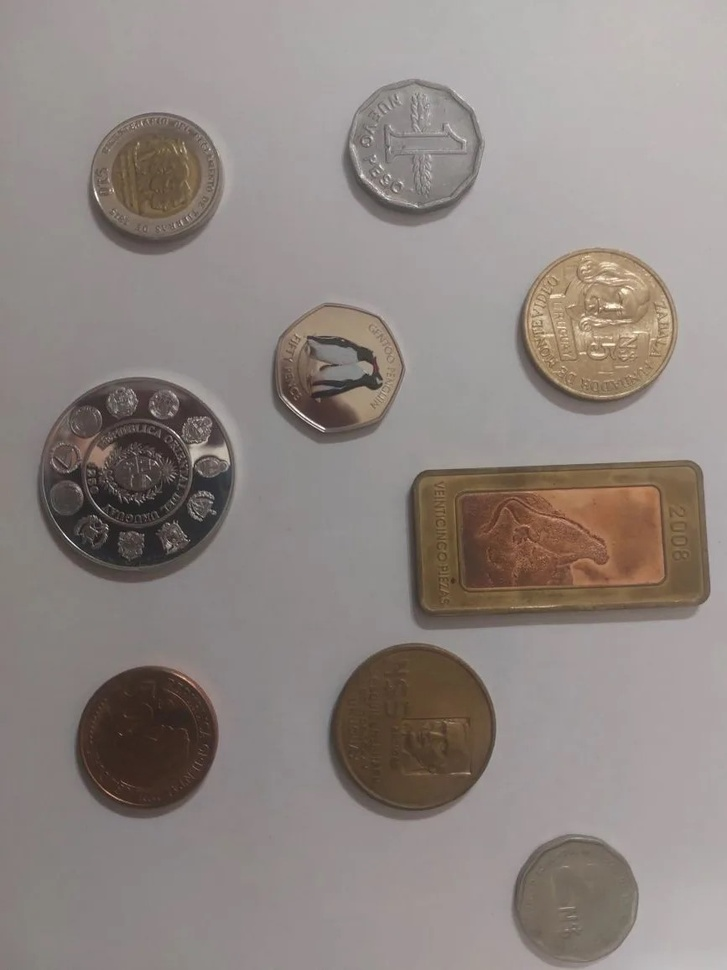
#> input picture labs/lab_07_opencv_coin_detection/verified_materials/assets/coins_real.jpg, 727 x 970 px, shrunk from 867 x 1156 before the run
$ jupyter execute OpenCV.ipynb
#> lines starting #> are read from the running program, lines starting #| are printed output that depends on the picture; after the words box and inside, x2 and y2 are one past the last pixel; in counts of white or black regions, pixels touching at a corner belong together
# OpenCV: распознавание монет на реальной фотографии

Этот ноутбук заменяет старый пример с `coins.webp`.
Он использует реальный файл `verified_materials/assets/coins_real.jpg`
и находит монеты методом `HoughCircles`.

Важно: прямоугольный сувенир/пластина на фото не считается монетой.

[cell 1]
from pathlib import Path

import cv2
import matplotlib.pyplot as plt
import numpy as np

cwd = Path.cwd()
MATERIALS = cwd / "verified_materials" if (cwd / "verified_materials").exists() else cwd
ASSETS = MATERIALS / "assets"
OUTPUTS = MATERIALS / "outputs"
OUTPUTS.mkdir(parents=True, exist_ok=True)

image_path = ASSETS / "coins_real.jpg"
img = cv2.imread(str(image_path))
#> img is the input picture: shape (970, 727, 3); mean B, G, R 130.4, 134.6, 143.4
if img is None:
    raise FileNotFoundError(image_path)

print("OpenCV:", cv2.__version__)
print("Image:", image_path)
print("Shape:", img.shape)
#| Shape: (970, 727, 3)

[cell 2]
rgb = cv2.cvtColor(img, cv2.COLOR_BGR2RGB)

plt.figure(figsize=(7, 9))
plt.imshow(rgb)
plt.axis("off")
plt.title("Исходная фотография")
plt.show()

cv2.imwrite(str(OUTPUTS / "opencv_real_coins_input.jpg"), img)
#> Out = True

[cell 3]
gray = cv2.cvtColor(img, cv2.COLOR_BGR2GRAY)
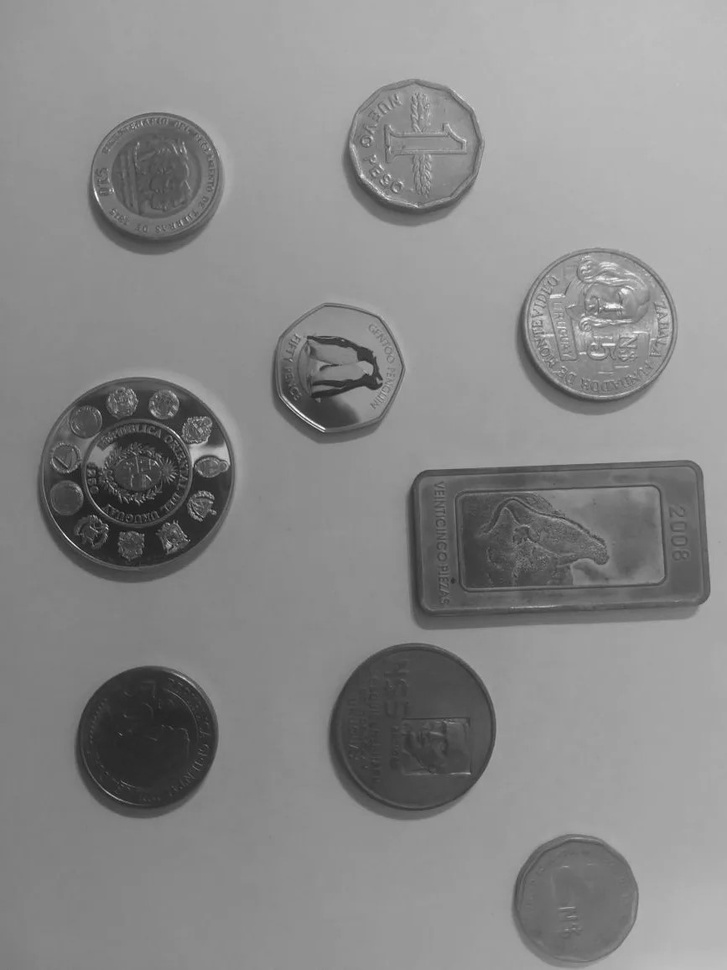
#> gray: shape (970, 727); min 21, max 253, mean 136.8
gray_blur = cv2.medianBlur(gray, 7)
edges = cv2.Canny(gray_blur, 30, 90)
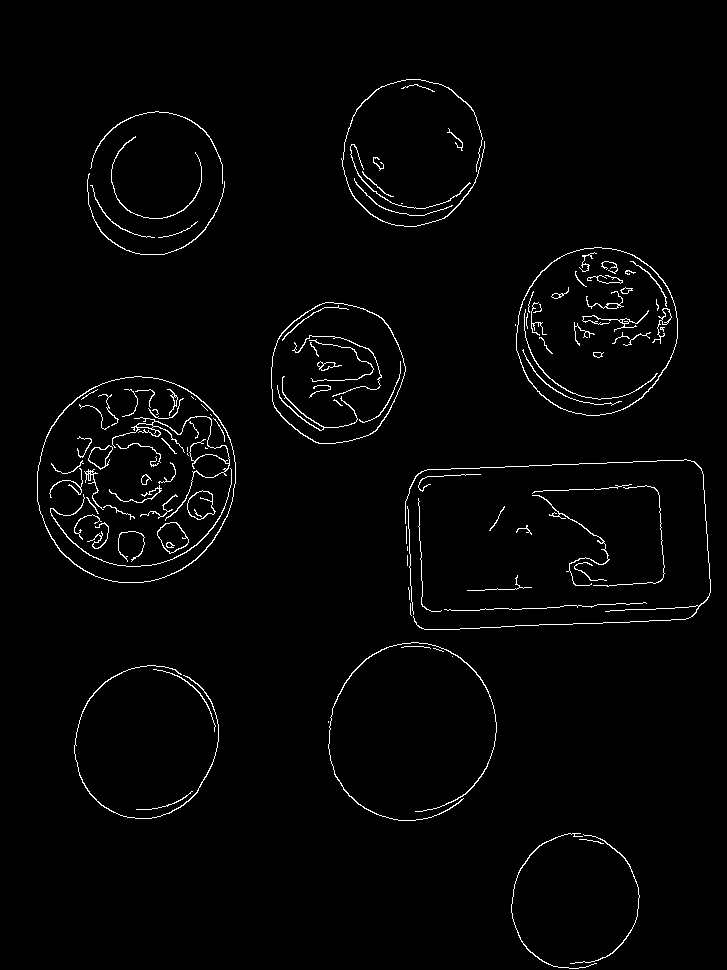
#> edges: shape (970, 727); 1.9% white in thin lines or dots, all inside (x1, y1, x2, y2) = (37, 79, 711, 969)

cv2.imwrite(str(OUTPUTS / "opencv_real_coins_edges.png"), edges)

plt.figure(figsize=(7, 9))
plt.imshow(edges, cmap="gray")
plt.axis("off")
plt.title("Границы Canny")
plt.show()

[cell 4]
circles = cv2.HoughCircles(
    gray_blur,
    cv2.HOUGH_GRADIENT,
    dp=1.2,
    minDist=130,
    param1=90,
    param2=40,
    minRadius=55,
    maxRadius=140,
)
#> circles = [[132.6, 483, 98.8], [414.6, 147, 68.2], [601.8, 321, 77.08], [147, 738.6, 69.88], [412.2, 729, 82.72], [335.4, 372.6, 69.28], [573, 899.4, 64.96], [154.2, 173.4, 63.76]]

result = img.copy()
coins_count = 0

if circles is not None:
    circles = np.uint16(np.around(circles))
#> circles = [[133, 483, 99], [415, 147, 68], [602, 321, 77], [147, 739, 70], [412, 729, 83], [335, 373, 69], [573, 899, 65], [154, 173, 64]]
    # Sort for stable numbering: top-to-bottom, left-to-right.
    sorted_circles = sorted(circles[0, :], key=lambda c: (int(c[1]), int(c[0])))
#> sorted_circles = [[415, 147, 68], [154, 173, 64], [602, 321, 77], [335, 373, 69], [133, 483, 99], [412, 729, 83], [147, 739, 70], [573, 899, 65]]
    for i, (x, y, r) in enumerate(sorted_circles, start=1):
        coins_count += 1
        cv2.circle(result, (int(x), int(y)), int(r), (0, 190, 0), 4)
        cv2.circle(result, (int(x), int(y)), 3, (0, 0, 255), -1)
        cv2.putText(
            result,
            f"#{i}",
            (int(x) - 20, int(y) - int(r) - 12),
            cv2.FONT_HERSHEY_SIMPLEX,
            0.9,
            (0, 80, 0),
            3,
            cv2.LINE_AA,
        )
#> this loop made 8 passes
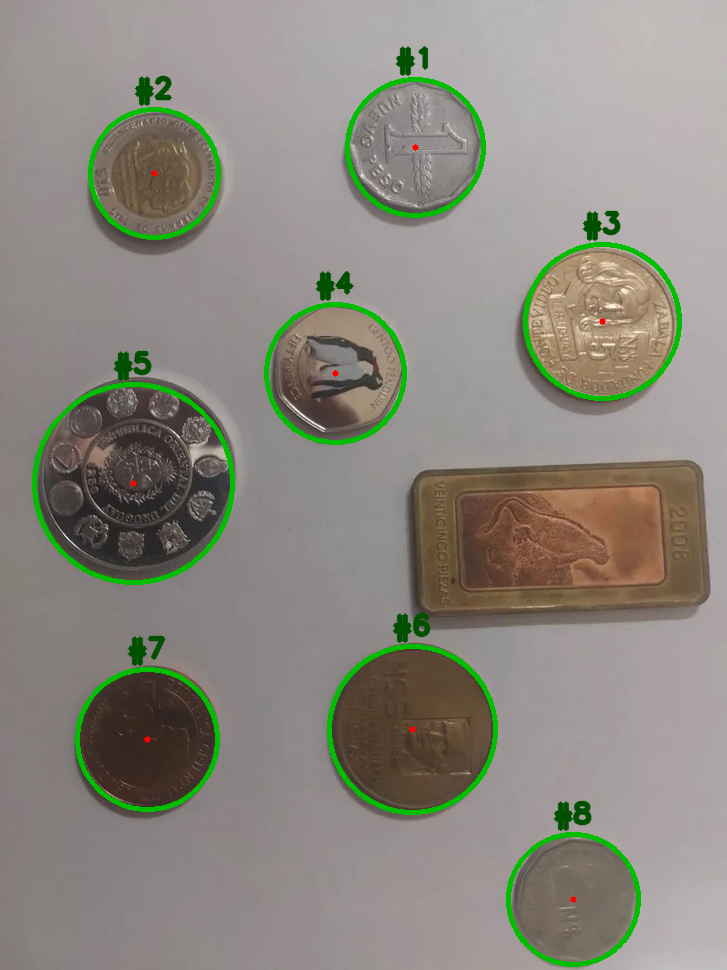
#> result: shape (970, 727, 3); 3.53% of pixels changed, all inside (x1, y1, x2, y2) = (32, 46, 682, 967)
#> after the loop, coins_count = 8

out_path = OUTPUTS / "opencv_real_coins_detected.jpg"
cv2.imwrite(str(out_path), result)

print(f"Detected coins: {coins_count}")
#| Detected coins: 8
print("Saved:", out_path)

plt.figure(figsize=(7, 9))
plt.imshow(cv2.cvtColor(result, cv2.COLOR_BGR2RGB))
plt.axis("off")
plt.title(f"Найдено монет: {coins_count}")
plt.show()
